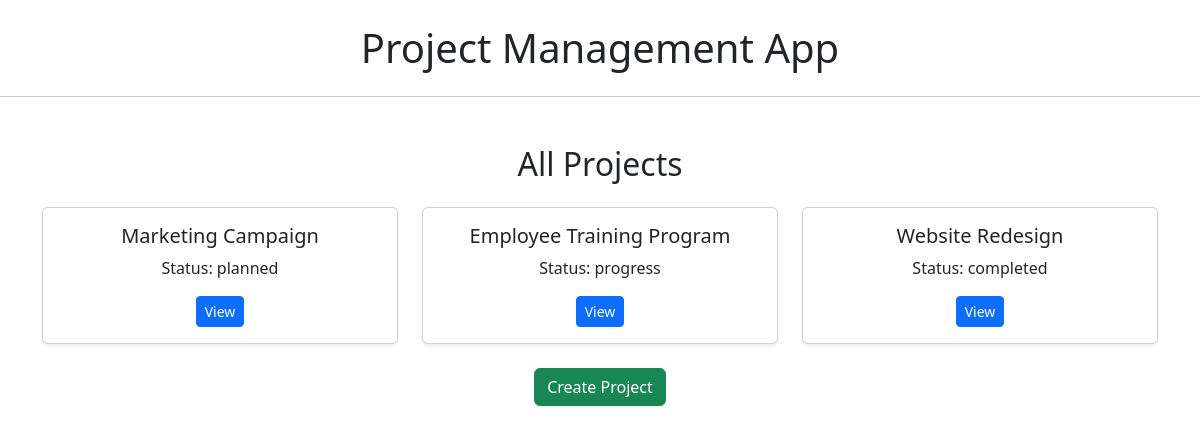
The page / on the database its author committed.
### projects/models.py (models this page shows, shortened)
class Project(models.Model):
    STATUS_CHOICES = [
        ('planned', 'Planned'),
        ('progress', 'In Progress'),
        ('completed', 'Completed'),
    ]
    name = models.CharField(max_length=200)
    description = models.TextField()
    start_date = models.DateField()
    end_date = models.DateField()
    status = models.CharField(max_length=20, choices=STATUS_CHOICES)

### projects/views.py (the view)
# urls.py: path('', views.project_list, name='project_list'),
def project_list(request):
    projects = Project.objects.all()
    return render(request, 'projects/project_list.html', {'projects':projects})

### templates/projects/project_list.html
{% extends 'base.html' %}
{% block content %}
<h2 class="text-center mb-4">All Projects</h2>
<div class="row g-4">
    {% for project in projects %}
    <div class="col-md-4">
        <div class="card shadow-sm">
            <div class="card-body text-center">
                <h5 class="card-title">{{ project.name }}</h5>
                <p class="card-text">Status: {{ project.status }}</p>
                <a href="{% url 'project_detail' project.pk %}" class="btn btn-primary btn-sm">View</a>
            </div>
        </div>
    </div>
    {% endfor %}
</div>
<div class="text-center mt-4">
    <a href="{% url 'project_create' %}" class="btn btn-success">Create Project</a>
</div>
{% endblock %}

### rows shown on the page
Project: name "Marketing Campaign", status "planned"
Project: name "Employee Training Program", status "progress"
Project: name "Website Redesign", status "completed"
